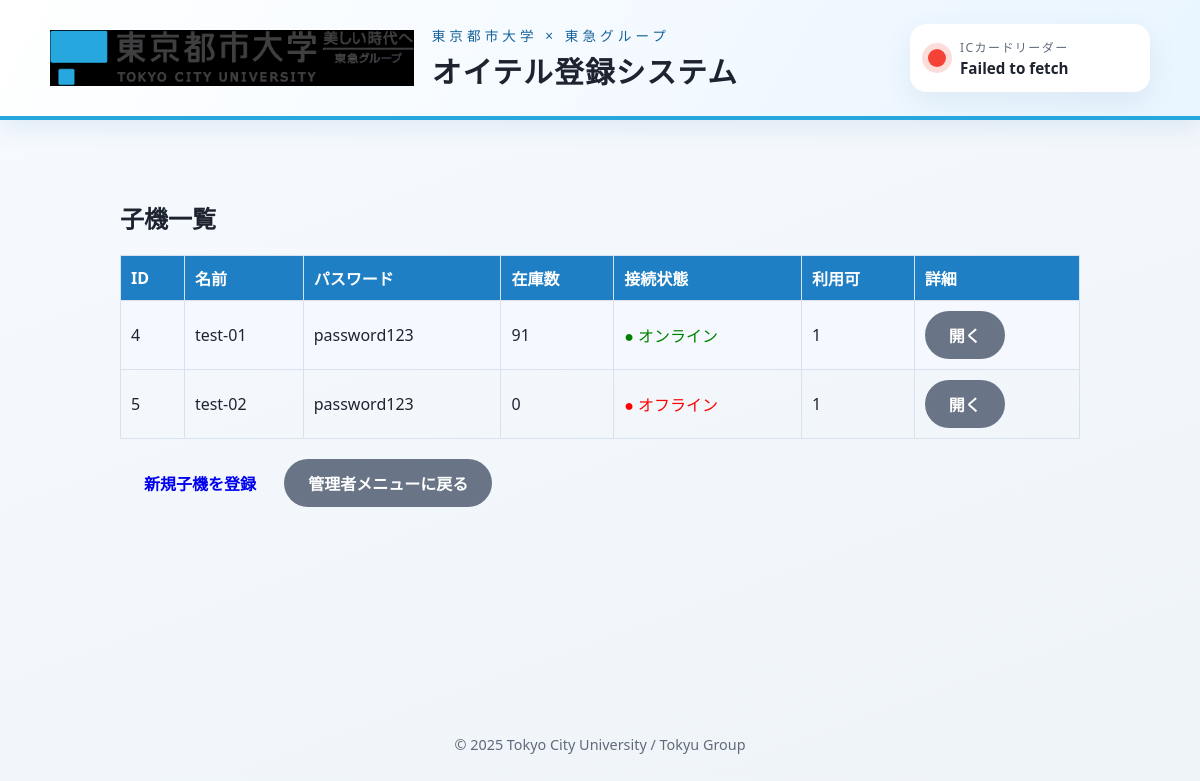
The app's page /admin/units (signed in) with its own data.
### tables this page shows
CREATE TABLE units (
                    id INTEGER PRIMARY KEY AUTOINCREMENT,
                    name TEXT UNIQUE NOT NULL,
                    password TEXT NOT NULL,
                    stock INTEGER DEFAULT 0,
                    connect INTEGER DEFAULT 0,
                    available INTEGER DEFAULT 1
                , last_seen TEXT, ip_address TEXT);

### app.py (the view)
@app.route("/admin/units")
def admin_units():
    if not session.get('admin_logged_in'):
        return redirect(url_for('admin_login'))
    db = get_db()
    HEARTBEAT_TIMEOUT = timedelta(seconds=65)
    now = datetime.now()
    active_units = db.execute("SELECT * FROM units WHERE connect = 1").fetchall()
    for unit in active_units:
        if unit['last_seen']:
            try:
                last_seen_dt = datetime.strptime(unit['last_seen'], "%Y-%m-%d %H:%M:%S")
                if now - last_seen_dt > HEARTBEAT_TIMEOUT:
                    db.execute("UPDATE units SET connect = 0 WHERE id = ?", (unit['id'],))
                    add_history(f"子機がタイムアウトしました: {unit['name']}")
            except ValueError:
                continue
    db.commit() # 状態の更新を確定
    all_units = db.execute("SELECT * FROM units ORDER BY id").fetchall()
    return render_template("admin_units.html", units=all_units)

### app.py (called while the page is built)
def get_db():
    db = getattr(g, '_database', None)
    if db is None:
        db = g._database = sqlite3.connect(DB_PATH)
        db.row_factory = sqlite3.Row
    return db

@app.teardown_appcontext
def close_connection(exception):
    db = getattr(g, '_database', None)
    if db is not None:
        db.close()

def add_history(text):
    db = get_db()
    now = datetime.now().strftime("%Y-%m-%d %H:%M")
    db.execute("INSERT INTO history (txt) VALUES (?)", (f"{now}: {text}",))
    db.commit()

### templates/admin_units.html
{% extends "base.html" %}
{% block content %}
<div class="admin-section">
  <h2>子機一覧</h2>
  <table class="data-table">
    <tr>
      <th>ID</th><th>名前</th><th>パスワード</th><th>在庫数</th><th>接続状態</th><th>利用可</th><th>詳細</th>
    </tr>
    {% for unit in units %}
    <tr>
      <td>{{ unit[0] }}</td>
      <td>{{ unit[1] }}</td>
      <td>{{ unit[2] }}</td>
      <td>{{ unit[3] }}</td>
      <td>
        {% if unit[4] == 1 %}
          <span style="color: green;">● オンライン</span>
        {% else %}
          <span style="color: red;">● オフライン</span>
        {% endif %}
      </td>
      <td>{{ unit[5] }}</td>
      <td><a href="{{ url_for('admin_unit_detail', uid=unit[0]) }}" class="btn btn-secondary">開く</a></td>
    </tr>
    {% endfor %}
  </table>
  <p style="margin-top: 20px;">
    <a href="{{ url_for('admin_new_unit') }}" class="btn">新規子機を登録</a>
    <a href="{{ url_for('admin_dashboard') }}" class="btn btn-secondary">管理者メニューに戻る</a>
  </p>
</div>
{% endblock %}

### static/css/style20250506.css (style rules this page uses)
:root { --primary-color: #1f7fc4; --primary-dark: #16629a; --accent-color: #26a8df; --success-color: #4caf50; --danger-color: #f44336; --text-color: #1e2330; --muted-text: #5f6b7a; --bg-light: #f1f5f9; --card-bg: #ffffff; --shadow: 0 18px 35px rgba(31, 80, 126, 0.12); }
* { box-sizing: border-box; }
body { font-family: "Yu Gothic UI", "Hiragino Sans", "Segoe UI", "Helvetica Neue", sans-serif; background: linear-gradient(160deg, #f7fbff 0%, #eef3f8 100%); color: var(--text-color); margin: 0; min-height: 100vh; }
.btn { display: inline-flex; align-items: center; justify-content: center; padding: 12px 24px; font-size: 1rem; font-weight: 600; border-radius: 999px; border: none; cursor: pointer; text-decoration: none; transition: transform 0.15s ease, box-shadow 0.15s ease, background-color 0.2s ease; }
.admin-login, .admin-section { max-width: 960px; margin: 0 auto; }
.data-table { width: 100%; border-collapse: collapse; margin-bottom: 20px; }
.data-table th, .data-table td { border: 1px solid #d7e2ee; padding: 10px; text-align: left; }
.data-table th { background-color: var(--primary-color); color: #fff; }
.data-table tr:nth-child(even) td { background-color: #f5f9ff; }
.btn-secondary { background-color: #697586; color: #fff; }

### records on screen
units: id "4", name "test-01", password "password123", stock "91", connect "● オンライン", available "1"
units: id "5", name "test-02", password "password123", stock "0", connect "● オフライン", available "1"
